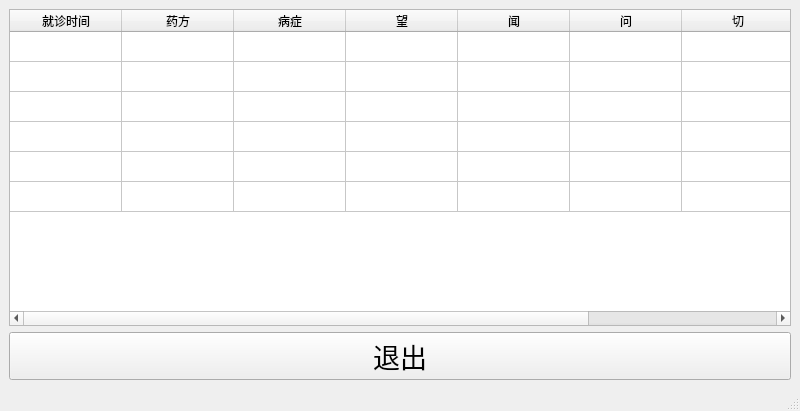
<?xml version="1.0" encoding="UTF-8"?>
<ui version="4.0">
 <class>result</class>
 <widget class="QMainWindow" name="result">
  <property name="geometry">
   <rect>
    <x>0</x>
    <y>0</y>
    <width>800</width>
    <height>411</height>
   </rect>
  </property>
  <property name="windowTitle">
   <string>电子病历</string>
  </property>
  <widget class="QWidget" name="centralwidget">
   <layout class="QGridLayout" name="gridLayout">
    <item row="0" column="0">
     <widget class="QTableWidget" name="tableWidget">
      <property name="enabled">
       <bool>true</bool>
      </property>
      <property name="editTriggers">
       <set>QAbstractItemView::NoEditTriggers</set>
      </property>
      <property name="dragEnabled">
       <bool>false</bool>
      </property>
      <property name="selectionBehavior">
       <enum>QAbstractItemView::SelectRows</enum>
      </property>
      <attribute name="horizontalHeaderDefaultSectionSize">
       <number>112</number>
      </attribute>
      <attribute name="verticalHeaderVisible">
       <bool>false</bool>
      </attribute>
      <attribute name="verticalHeaderCascadingSectionResizes">
       <bool>true</bool>
      </attribute>
      <row>
       <property name="text">
        <string>New Row</string>
       </property>
      </row>
      <row>
       <property name="text">
        <string>New Row</string>
       </property>
      </row>
      <row>
       <property name="text">
        <string>New Row</string>
       </property>
      </row>
      <row>
       <property name="text">
        <string>New Row</string>
       </property>
      </row>
      <row>
       <property name="text">
        <string>New Row</string>
       </property>
      </row>
      <row>
       <property name="text">
        <string>New Row</string>
       </property>
      </row>
      <column>
       <property name="text">
        <string>就诊时间</string>
       </property>
      </column>
      <column>
       <property name="text">
        <string>药方</string>
       </property>
      </column>
      <column>
       <property name="text">
        <string>病症</string>
       </property>
      </column>
      <column>
       <property name="text">
        <string>望</string>
       </property>
      </column>
      <column>
       <property name="text">
        <string>闻</string>
       </property>
      </column>
      <column>
       <property name="text">
        <string>问</string>
       </property>
      </column>
      <column>
       <property name="text">
        <string>切</string>
       </property>
      </column>
      <column>
       <property name="text">
        <string>带</string>
       </property>
      </column>
     </widget>
    </item>
    <item row="1" column="0">
     <widget class="QPushButton" name="ButtonOut">
      <property name="font">
       <font>
        <pointsize>20</pointsize>
       </font>
      </property>
      <property name="text">
       <string>退出</string>
      </property>
      <property name="shortcut">
       <string>Esc</string>
      </property>
     </widget>
    </item>
   </layout>
  </widget>
  <widget class="QMenuBar" name="menubar">
   <property name="geometry">
    <rect>
     <x>0</x>
     <y>0</y>
     <width>800</width>
     <height>25</height>
    </rect>
   </property>
  </widget>
  <widget class="QStatusBar" name="statusbar"/>
 </widget>
 <resources/>
 <connections/>
</ui>
